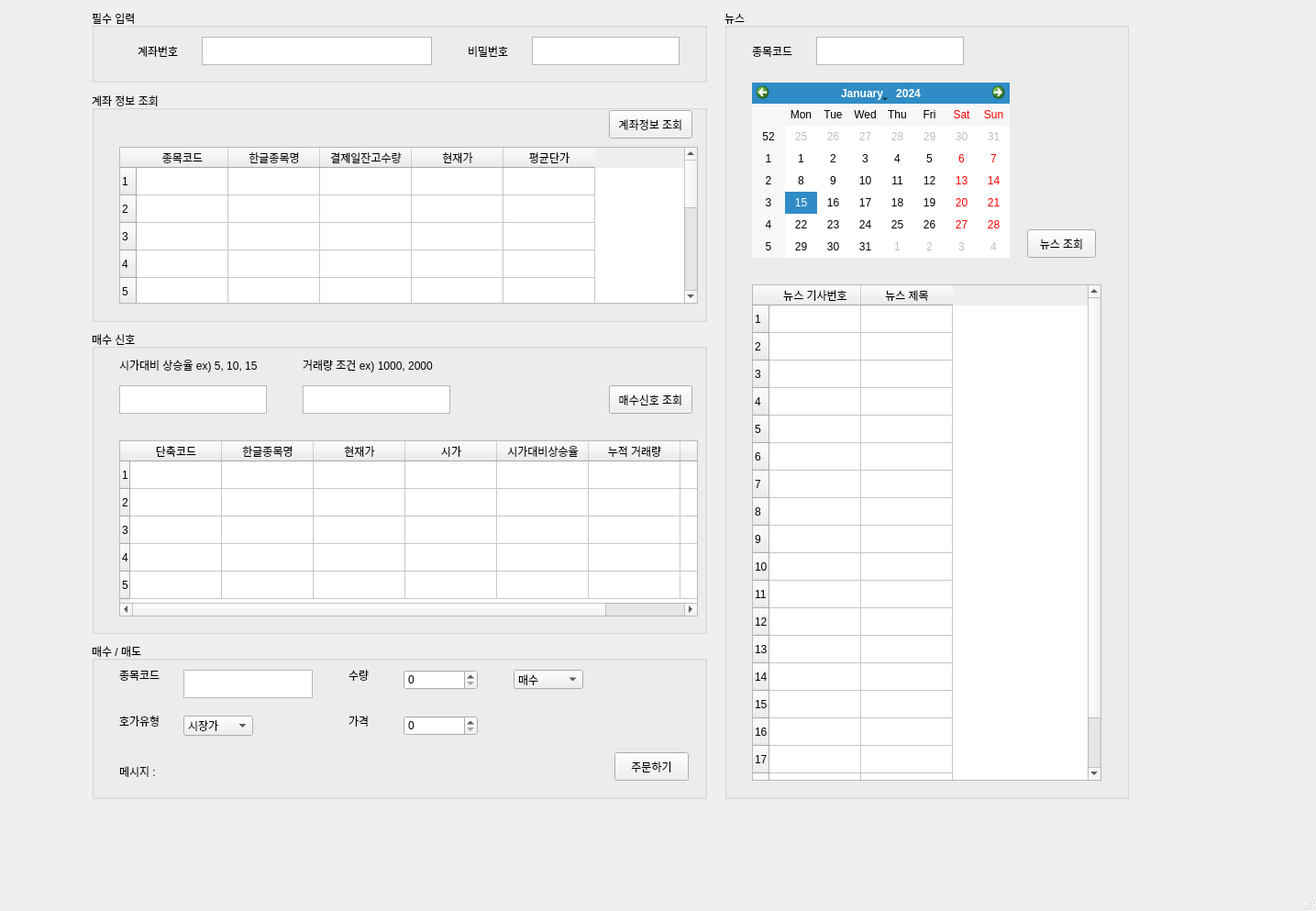
<?xml version="1.0" encoding="UTF-8"?>
<ui version="4.0">
 <class>MainWindow</class>
 <widget class="QMainWindow" name="MainWindow">
  <property name="geometry">
   <rect>
    <x>0</x>
    <y>0</y>
    <width>1435</width>
    <height>993</height>
   </rect>
  </property>
  <property name="windowTitle">
   <string>MainWindow</string>
  </property>
  <widget class="QWidget" name="centralwidget">
   <widget class="QGroupBox" name="groupBox_4">
    <property name="geometry">
     <rect>
      <x>100</x>
      <y>700</y>
      <width>671</width>
      <height>171</height>
     </rect>
    </property>
    <property name="title">
     <string>매수 / 매도</string>
    </property>
    <widget class="QSpinBox" name="spinBox">
     <property name="geometry">
      <rect>
       <x>340</x>
       <y>30</y>
       <width>81</width>
       <height>22</height>
      </rect>
     </property>
    </widget>
    <widget class="QLabel" name="label_5">
     <property name="geometry">
      <rect>
       <x>30</x>
       <y>30</y>
       <width>56</width>
       <height>12</height>
      </rect>
     </property>
     <property name="text">
      <string>종목코드</string>
     </property>
    </widget>
    <widget class="QLabel" name="label_7">
     <property name="geometry">
      <rect>
       <x>280</x>
       <y>30</y>
       <width>56</width>
       <height>12</height>
      </rect>
     </property>
     <property name="text">
      <string>수량</string>
     </property>
    </widget>
    <widget class="QLabel" name="label_9">
     <property name="geometry">
      <rect>
       <x>30</x>
       <y>130</y>
       <width>531</width>
       <height>21</height>
      </rect>
     </property>
     <property name="text">
      <string>메시지 :</string>
     </property>
    </widget>
    <widget class="QLabel" name="label_6">
     <property name="geometry">
      <rect>
       <x>30</x>
       <y>80</y>
       <width>56</width>
       <height>12</height>
      </rect>
     </property>
     <property name="text">
      <string>호가유형</string>
     </property>
    </widget>
    <widget class="QComboBox" name="comboBox">
     <property name="geometry">
      <rect>
       <x>100</x>
       <y>80</y>
       <width>76</width>
       <height>22</height>
      </rect>
     </property>
     <item>
      <property name="text">
       <string>시장가</string>
      </property>
     </item>
     <item>
      <property name="text">
       <string>지정가</string>
      </property>
     </item>
    </widget>
    <widget class="QLabel" name="label_8">
     <property name="geometry">
      <rect>
       <x>280</x>
       <y>80</y>
       <width>56</width>
       <height>12</height>
      </rect>
     </property>
     <property name="text">
      <string>가격</string>
     </property>
    </widget>
    <widget class="QSpinBox" name="spinBox_2">
     <property name="geometry">
      <rect>
       <x>340</x>
       <y>80</y>
       <width>81</width>
       <height>22</height>
      </rect>
     </property>
    </widget>
    <widget class="QTextEdit" name="textEdit_10">
     <property name="geometry">
      <rect>
       <x>100</x>
       <y>30</y>
       <width>141</width>
       <height>31</height>
      </rect>
     </property>
    </widget>
    <widget class="QComboBox" name="comboBox_2">
     <property name="geometry">
      <rect>
       <x>460</x>
       <y>30</y>
       <width>76</width>
       <height>21</height>
      </rect>
     </property>
     <item>
      <property name="text">
       <string>매수</string>
      </property>
     </item>
     <item>
      <property name="text">
       <string>매도</string>
      </property>
     </item>
    </widget>
    <widget class="QPushButton" name="pushButton_3">
     <property name="geometry">
      <rect>
       <x>570</x>
       <y>120</y>
       <width>81</width>
       <height>31</height>
      </rect>
     </property>
     <property name="text">
      <string>주문하기</string>
     </property>
    </widget>
   </widget>
   <widget class="QGroupBox" name="groupBox_3">
    <property name="geometry">
     <rect>
      <x>100</x>
      <y>360</y>
      <width>671</width>
      <height>331</height>
     </rect>
    </property>
    <property name="title">
     <string>매수 신호</string>
    </property>
    <widget class="QLabel" name="label_3">
     <property name="geometry">
      <rect>
       <x>30</x>
       <y>30</y>
       <width>171</width>
       <height>16</height>
      </rect>
     </property>
     <property name="text">
      <string>시가대비 상승율 ex) 5, 10, 15</string>
     </property>
    </widget>
    <widget class="QTextEdit" name="textEdit_7">
     <property name="geometry">
      <rect>
       <x>30</x>
       <y>60</y>
       <width>161</width>
       <height>31</height>
      </rect>
     </property>
    </widget>
    <widget class="QTableWidget" name="tableWidget_2">
     <property name="geometry">
      <rect>
       <x>30</x>
       <y>120</y>
       <width>631</width>
       <height>192</height>
      </rect>
     </property>
     <row>
      <property name="text">
       <string>1</string>
      </property>
     </row>
     <row>
      <property name="text">
       <string>2</string>
      </property>
     </row>
     <row>
      <property name="text">
       <string>3</string>
      </property>
     </row>
     <row>
      <property name="text">
       <string>4</string>
      </property>
     </row>
     <row>
      <property name="text">
       <string>5</string>
      </property>
     </row>
     <column>
      <property name="text">
       <string>단축코드</string>
      </property>
     </column>
     <column>
      <property name="text">
       <string>한글종목명</string>
      </property>
     </column>
     <column>
      <property name="text">
       <string>현재가</string>
      </property>
     </column>
     <column>
      <property name="text">
       <string>시가</string>
      </property>
     </column>
     <column>
      <property name="text">
       <string>시가대비상승율</string>
      </property>
     </column>
     <column>
      <property name="text">
       <string>누적 거래량</string>
      </property>
     </column>
     <column>
      <property name="text">
       <string>급증률</string>
      </property>
     </column>
    </widget>
    <widget class="QPushButton" name="pushButton_2">
     <property name="geometry">
      <rect>
       <x>564</x>
       <y>60</y>
       <width>91</width>
       <height>31</height>
      </rect>
     </property>
     <property name="text">
      <string>매수신호 조회</string>
     </property>
    </widget>
    <widget class="QTextEdit" name="textEdit_9">
     <property name="geometry">
      <rect>
       <x>230</x>
       <y>60</y>
       <width>161</width>
       <height>31</height>
      </rect>
     </property>
    </widget>
    <widget class="QLabel" name="label_4">
     <property name="geometry">
      <rect>
       <x>230</x>
       <y>30</y>
       <width>171</width>
       <height>16</height>
      </rect>
     </property>
     <property name="text">
      <string>거래량 조건 ex) 1000, 2000</string>
     </property>
    </widget>
   </widget>
   <widget class="QGroupBox" name="groupBox_5">
    <property name="geometry">
     <rect>
      <x>790</x>
      <y>10</y>
      <width>441</width>
      <height>861</height>
     </rect>
    </property>
    <property name="title">
     <string>뉴스</string>
    </property>
    <widget class="QTextEdit" name="textEdit_8">
     <property name="geometry">
      <rect>
       <x>100</x>
       <y>30</y>
       <width>161</width>
       <height>31</height>
      </rect>
     </property>
    </widget>
    <widget class="QCalendarWidget" name="calendarWidget">
     <property name="geometry">
      <rect>
       <x>30</x>
       <y>80</y>
       <width>281</width>
       <height>191</height>
      </rect>
     </property>
    </widget>
    <widget class="QLabel" name="label_10">
     <property name="geometry">
      <rect>
       <x>30</x>
       <y>40</y>
       <width>56</width>
       <height>12</height>
      </rect>
     </property>
     <property name="text">
      <string>종목코드</string>
     </property>
    </widget>
    <widget class="QTableWidget" name="tableWidget_3">
     <property name="geometry">
      <rect>
       <x>30</x>
       <y>300</y>
       <width>381</width>
       <height>541</height>
      </rect>
     </property>
     <row>
      <property name="text">
       <string>1</string>
      </property>
     </row>
     <row>
      <property name="text">
       <string>2</string>
      </property>
     </row>
     <row>
      <property name="text">
       <string>3</string>
      </property>
     </row>
     <row>
      <property name="text">
       <string>4</string>
      </property>
     </row>
     <row>
      <property name="text">
       <string>5</string>
      </property>
     </row>
     <row>
      <property name="text">
       <string>6</string>
      </property>
     </row>
     <row>
      <property name="text">
       <string>7</string>
      </property>
     </row>
     <row>
      <property name="text">
       <string>8</string>
      </property>
     </row>
     <row>
      <property name="text">
       <string>9</string>
      </property>
     </row>
     <row>
      <property name="text">
       <string>10</string>
      </property>
     </row>
     <row>
      <property name="text">
       <string>11</string>
      </property>
     </row>
     <row>
      <property name="text">
       <string>12</string>
      </property>
     </row>
     <row>
      <property name="text">
       <string>13</string>
      </property>
     </row>
     <row>
      <property name="text">
       <string>14</string>
      </property>
     </row>
     <row>
      <property name="text">
       <string>15</string>
      </property>
     </row>
     <row>
      <property name="text">
       <string>16</string>
      </property>
     </row>
     <row>
      <property name="text">
       <string>17</string>
      </property>
     </row>
     <row>
      <property name="text">
       <string>18</string>
      </property>
     </row>
     <row>
      <property name="text">
       <string>20</string>
      </property>
     </row>
     <column>
      <property name="text">
       <string>뉴스 기사번호</string>
      </property>
     </column>
     <column>
      <property name="text">
       <string>뉴스 제목</string>
      </property>
     </column>
    </widget>
    <widget class="QPushButton" name="pushButton_4">
     <property name="geometry">
      <rect>
       <x>330</x>
       <y>240</y>
       <width>75</width>
       <height>31</height>
      </rect>
     </property>
     <property name="text">
      <string>뉴스 조회</string>
     </property>
    </widget>
   </widget>
   <widget class="QGroupBox" name="groupBox_2">
    <property name="geometry">
     <rect>
      <x>100</x>
      <y>100</y>
      <width>671</width>
      <height>251</height>
     </rect>
    </property>
    <property name="title">
     <string>계좌 정보 조회</string>
    </property>
    <widget class="QTableWidget" name="tableWidget">
     <property name="geometry">
      <rect>
       <x>30</x>
       <y>60</y>
       <width>631</width>
       <height>171</height>
      </rect>
     </property>
     <row>
      <property name="text">
       <string>1</string>
      </property>
     </row>
     <row>
      <property name="text">
       <string>2</string>
      </property>
     </row>
     <row>
      <property name="text">
       <string>3</string>
      </property>
     </row>
     <row>
      <property name="text">
       <string>4</string>
      </property>
     </row>
     <row>
      <property name="text">
       <string>5</string>
      </property>
     </row>
     <row>
      <property name="text">
       <string>6</string>
      </property>
     </row>
     <row>
      <property name="text">
       <string>7</string>
      </property>
     </row>
     <row>
      <property name="text">
       <string>8</string>
      </property>
     </row>
     <row>
      <property name="text">
       <string>9</string>
      </property>
     </row>
     <row>
      <property name="text">
       <string>10</string>
      </property>
     </row>
     <row>
      <property name="text">
       <string>11</string>
      </property>
     </row>
     <column>
      <property name="text">
       <string>종목코드</string>
      </property>
     </column>
     <column>
      <property name="text">
       <string>한글종목명</string>
      </property>
     </column>
     <column>
      <property name="text">
       <string>결제일잔고수량</string>
      </property>
     </column>
     <column>
      <property name="text">
       <string>현재가</string>
      </property>
     </column>
     <column>
      <property name="text">
       <string>평균단가</string>
      </property>
     </column>
    </widget>
    <widget class="QPushButton" name="pushButton_1">
     <property name="geometry">
      <rect>
       <x>564</x>
       <y>20</y>
       <width>91</width>
       <height>31</height>
      </rect>
     </property>
     <property name="text">
      <string>계좌정보 조회</string>
     </property>
    </widget>
   </widget>
   <widget class="QGroupBox" name="groupBox_1">
    <property name="geometry">
     <rect>
      <x>100</x>
      <y>10</y>
      <width>671</width>
      <height>80</height>
     </rect>
    </property>
    <property name="title">
     <string>필수 입력</string>
    </property>
    <widget class="QLabel" name="label">
     <property name="geometry">
      <rect>
       <x>50</x>
       <y>40</y>
       <width>56</width>
       <height>12</height>
      </rect>
     </property>
     <property name="text">
      <string>계좌번호</string>
     </property>
    </widget>
    <widget class="QLabel" name="label_2">
     <property name="geometry">
      <rect>
       <x>410</x>
       <y>40</y>
       <width>56</width>
       <height>12</height>
      </rect>
     </property>
     <property name="text">
      <string>비밀번호</string>
     </property>
    </widget>
    <widget class="QTextEdit" name="textEdit">
     <property name="geometry">
      <rect>
       <x>120</x>
       <y>30</y>
       <width>251</width>
       <height>31</height>
      </rect>
     </property>
    </widget>
    <widget class="QTextEdit" name="textEdit_2">
     <property name="geometry">
      <rect>
       <x>480</x>
       <y>30</y>
       <width>161</width>
       <height>31</height>
      </rect>
     </property>
    </widget>
   </widget>
  </widget>
  <widget class="QMenuBar" name="menubar">
   <property name="geometry">
    <rect>
     <x>0</x>
     <y>0</y>
     <width>1435</width>
     <height>21</height>
    </rect>
   </property>
  </widget>
  <widget class="QStatusBar" name="statusbar"/>
 </widget>
 <resources/>
 <connections/>
</ui>
